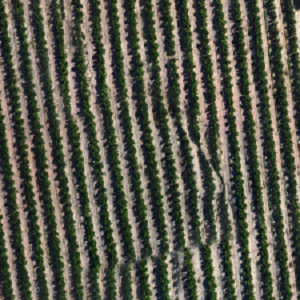
#> input picture testcase/bad_13_300.png, 300 x 300 px, found by its file name
$ python v031.py
#> lines starting #> are read from the running program, lines starting #| are printed output that depends on the picture
import cv2 as cv
import numpy as np
import sys
sys.path.append('./')

#gets drawlines() and drawlinesp()
from versions.linedrawer import drawlines, drawlinesp

#required installs:
#pip install opencv-python

#an alternate version i found online that was originally used on an elephant
#https://medium.com/analytics-vidhya/skeletonization-in-python-using-opencv-b7fa16867331
version_name = "v031"

default_file = 'testcase/bad_13_300.png' #tested with julians images
default_parameter_list = []

def run(src_image, parameter_list):
    # Loads an image
#> called with src_image = 'testcase/bad_13_300.png'
    src = cv.imread(cv.samples.findFile(src_image), cv.IMREAD_ANYCOLOR)
#> src is the input picture: shape (300, 300, 3); mean B, G, R 77.7, 90.2, 90.4
    cv.imshow("Input", src)
    print(src)
#> (printed output is left out)

    #extract the blue,green,red bands
    greensrc = np.copy(src)
    #we disregard red and blue
    for n in range(len(greensrc)):
        for i in range(len(greensrc[0])):
            greensrc[n][i][0] = max(2*greensrc[n][i][1]-greensrc[n][i][0]-greensrc[n][i][2],0)
            greensrc[n][i][1] = max(2*greensrc[n][i][1]-greensrc[n][i][0]-greensrc[n][i][2],0)
            greensrc[n][i][2] = max(2*greensrc[n][i][1]-greensrc[n][i][0]-greensrc[n][i][2],0)
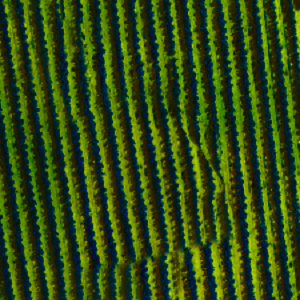
#> greensrc: shape (300, 300, 3); mean B, G, R 15, 74.8, 49.8

    cv.imshow("greensrc", greensrc)
    cv.waitKey()


    cv.waitKey()
    return 0

def importtest():
    return version_name

def main():
    print("Running Directly")
    run(default_file, default_parameter_list)

if __name__ == "__main__":
    main()

$ run again, with testcase/bad_15_300.png copied over testcase/bad_13_300.png
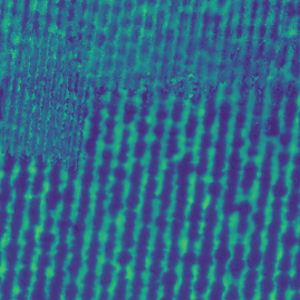
#> input picture testcase/bad_15_300.png, 300 x 300 px, found by its file name
#> in run, src is the input picture: shape (300, 300, 3); mean B, G, R 136.8, 102.3, 49.7
#> (printed output is left out)
#> after the loop in run, `for n in range(len(greensrc)):`:
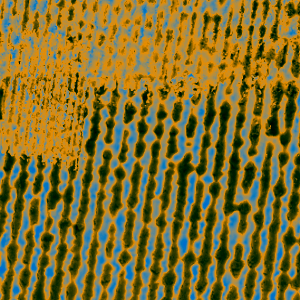
#> greensrc: shape (300, 300, 3); mean B, G, R 44, 110.9, 128.9

$ run again, with testcase/bad18-1_bend.png copied over testcase/bad_13_300.png
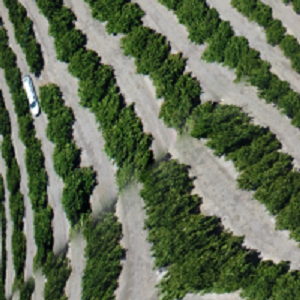
#> input picture testcase/bad18-1_bend.png, 300 x 300 px, found by its file name
#> in run, src is the input picture: shape (300, 300, 3); mean B, G, R 85, 109.2, 97.9
#> (printed output is left out)
#> after the loop in run, `for n in range(len(greensrc)):`:
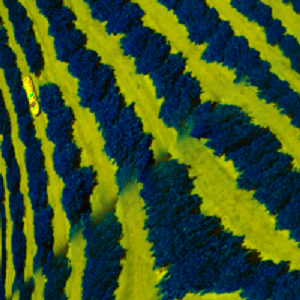
#> greensrc: shape (300, 300, 3); mean B, G, R 35.7, 84.8, 59.1
